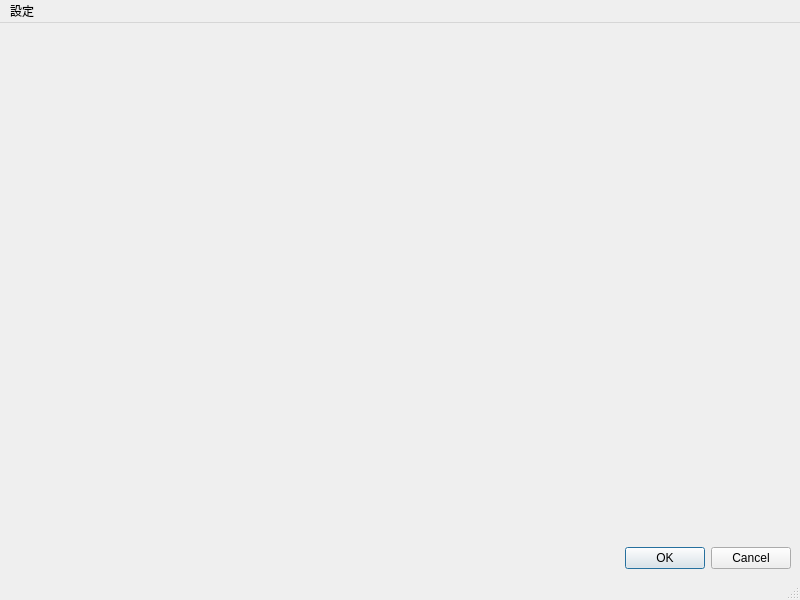
<?xml version="1.0" encoding="UTF-8"?>
<ui version="4.0">
 <class>MainWindowUiRoot</class>
 <widget class="QMainWindow" name="MainWindowUiRoot">
  <property name="geometry">
   <rect>
    <x>0</x>
    <y>0</y>
    <width>800</width>
    <height>600</height>
   </rect>
  </property>
  <property name="windowTitle">
   <string>Project Starter</string>
  </property>
  <widget class="QWidget" name="centralwidget">
   <layout class="QVBoxLayout" name="verticalLayout_2">
    <item>
     <layout class="QHBoxLayout" name="horizontalLayout" stretch="3,7">
      <property name="spacing">
       <number>1</number>
      </property>
      <item>
       <widget class="ProNameList" name="project_name_list" native="true"/>
      </item>
      <item>
       <widget class="RelpaceView" name="replace_view" native="true"/>
      </item>
     </layout>
    </item>
    <item>
     <layout class="QVBoxLayout" name="verticalLayout">
      <item>
       <widget class="BrowseTextbox" name="out_put_text_box" native="true"/>
      </item>
      <item>
       <widget class="QDialogButtonBox" name="buttonBox">
        <property name="standardButtons">
         <set>QDialogButtonBox::Cancel|QDialogButtonBox::Ok</set>
        </property>
       </widget>
      </item>
     </layout>
    </item>
   </layout>
  </widget>
  <widget class="QMenuBar" name="menubar">
   <property name="geometry">
    <rect>
     <x>0</x>
     <y>0</y>
     <width>800</width>
     <height>22</height>
    </rect>
   </property>
   <widget class="QMenu" name="menusetting">
    <property name="title">
     <string>設定</string>
    </property>
    <addaction name="action_setting"/>
   </widget>
   <addaction name="menusetting"/>
  </widget>
  <widget class="QStatusBar" name="statusbar"/>
  <action name="action_setting">
   <property name="text">
    <string>setting</string>
   </property>
  </action>
 </widget>
 <customwidgets>
  <customwidget>
   <class>BrowseTextbox</class>
   <extends>QWidget</extends>
   <header>browse_textbox.hpp</header>
   <container>1</container>
  </customwidget>
  <customwidget>
   <class>ProNameList</class>
   <extends>QWidget</extends>
   <header>pro_name_list.hpp</header>
   <container>1</container>
  </customwidget>
  <customwidget>
   <class>RelpaceView</class>
   <extends>QWidget</extends>
   <header location="global">relpace_view.hpp</header>
   <container>1</container>
  </customwidget>
 </customwidgets>
 <resources/>
 <connections/>
</ui>
